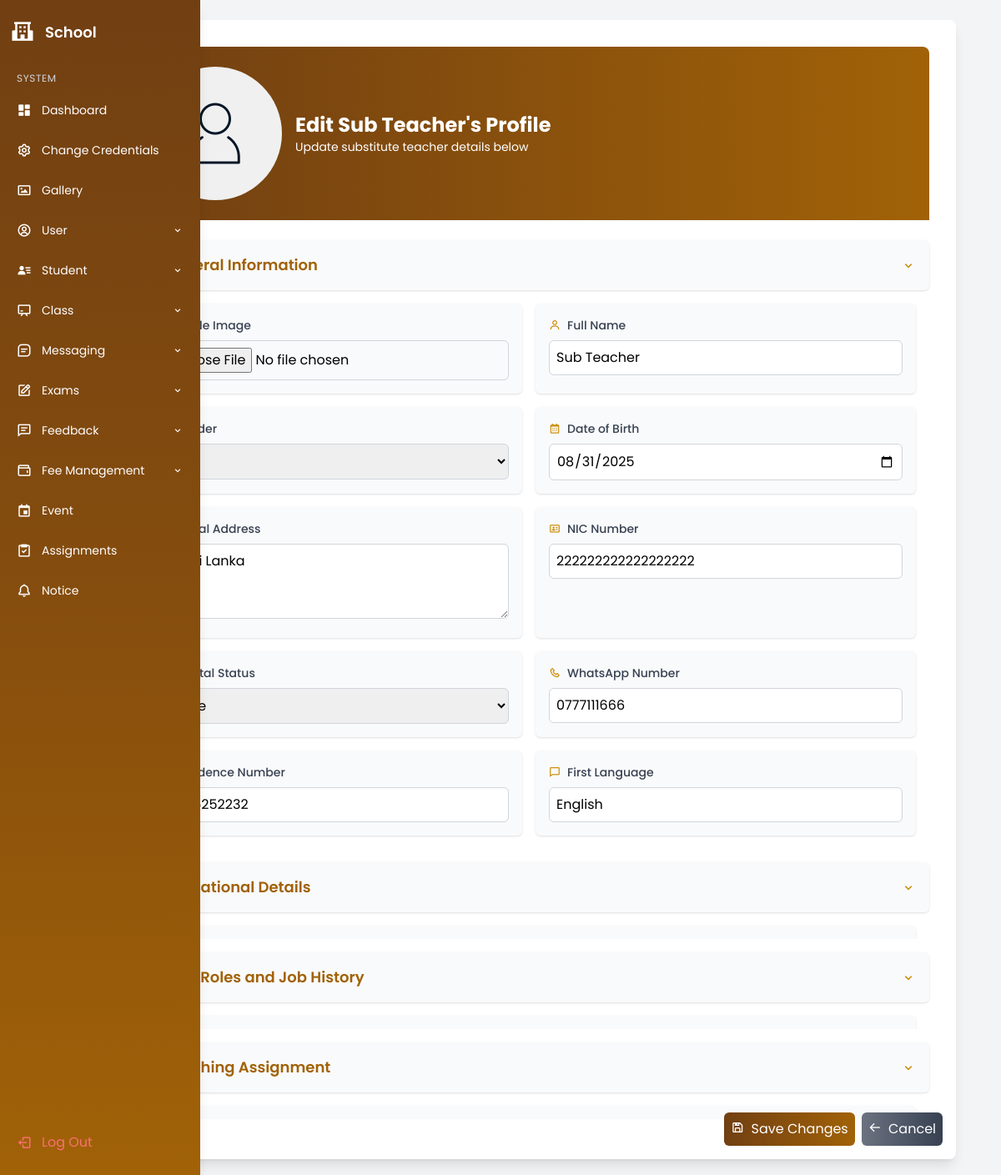
The page /edit_sub_teacher_profile.php?username=subteacher (signed in) on the database its author committed.
### tables this page shows
CREATE TABLE `noclass_teacher` (
  `id` int(11) NOT NULL,
  `username` varchar(50) DEFAULT NULL,
  `full_name` varchar(255) NOT NULL,
  `gender` enum('Male','Female') NOT NULL,
  `date_of_birth` date NOT NULL,
  `postal_address` text NOT NULL,
  `ethnicity` varchar(255) DEFAULT NULL,
  `nic_number` varchar(50) NOT NULL,
  `marital_status` enum('Single','Married') NOT NULL,
  `whatsapp_number` varchar(15) DEFAULT NULL,
  `residence_number` varchar(15) DEFAULT NULL,
  `first_language` varchar(50) DEFAULT NULL,
  `profile_image` varchar(255) DEFAULT NULL,
  `subject_id` int(11) DEFAULT NULL,
  `teaching_classes` longtext DEFAULT NULL CHECK (json_valid(`teaching_classes`))
);

### edit_sub_teacher_profile.php (the view, shortened to what this page needs)
<?php
require_once 'database_connection.php';
$username_filter = isset($_GET['username']) ? $_GET['username'] : '';
$sql_teacher = "
    SELECT
        t.*,
        s.subject_name,
        ed.other_educational_qualification,
        ed.professional_qualification,
        ed.extra_curricular_activities,
        ed.work_experience
    FROM noclass_teacher t
    LEFT JOIN subjects s ON t.subject_id = s.id
    LEFT JOIN educational_details ed ON t.username = ed.username
    WHERE t.username = ?";
$stmt = $conn->prepare($sql_teacher);
$stmt->bind_param("s", $username_filter);
$stmt->execute();
$teacher_details = $stmt->get_result()->fetch_assoc();
?>
<!DOCTYPE html>
<html lang="en">
<head>
    <script src="https://cdn.tailwindcss.com"></script>
    <link rel="stylesheet" href="https://cdn.jsdelivr.net/npm/boxicons@latest/css/boxicons.min.css">
</head>
<body class="bg-gray-100 min-h-screen">
    <?php include('navbar.php'); ?>
    <main class="ml-[68px] p-6">
        <div class="container max-w-5xl mx-auto bg-white p-8 rounded-lg shadow-lg hover:shadow-2xl transition-all duration-300 animate-bounceIn">
            <form method="POST" enctype="multipart/form-data" id="editProfileForm">
                <div class="profile-header bg-gradient-to-r from-yellow-900 to-yellow-700 text-white p-6 rounded-t-lg flex flex-col sm:flex-row items-center gap-4">
                    <div class="profile-img-container relative">
                        <?php if (!empty($teacher_details['profile_image']) && file_exists($teacher_details['profile_image'])): ?>
                            <img id="profileImagePreview" src="<?php echo htmlspecialchars($teacher_details['profile_image']); ?>" alt="Profile Image of <?php echo htmlspecialchars($teacher_details['full_name']); ?>" class="profile-img w-40 h-40 object-cover rounded-full transition-transform duration-300">
                        <?php else: ?>
                            <img id="profileImagePreview" src="./Resources/default_profile.png" alt="Default Profile Image" class="profile-img w-40 h-40 object-cover rounded-full transition-transform duration-300">
                        <?php endif; ?>
                    </div>
                    <div class="text-center sm:text-left">
                        <h2 class="text-2xl font-bold">Edit <?php echo htmlspecialchars($teacher_details['full_name']); ?>'s Profile</h2>
                        <p class="text-sm">Update substitute teacher details below</p>
                    </div>
                </div>
                <div class="accordion mt-6">
                    <div class="accordion-item mb-4">
                        <button type="button" class="accordion-header w-full bg-gray-50 p-4 rounded-md shadow hover:shadow-lg transition duration-200 text-left text-lg font-semibold text-yellow-700 flex items-center" aria-expanded="true" aria-controls="general-content">
                            <i class='bx bx-user mr-2 text-yellow-600'></i> General Information
                            <i class='bx bx-chevron-down ml-auto text-yellow-600'></i>
                        </button>
                        <div id="general-content" class="accordion-content open grid grid-cols-1 md:grid-cols-2 gap-4 p-4">
                            <div class="card bg-gray-50 p-4 rounded-md shadow hover:shadow-lg transition duration-200">
                                <label class="flex items-center text-sm font-medium text-gray-700 mb-2">
                                    <i class='bx bx-image mr-2 text-yellow-600'></i> Profile Image
                                </label>
                                <input type="file" name="profile_image" accept="image/*" class="p-2 border border-gray-300 rounded-md focus:ring-2 focus:ring-yellow-600 focus:border-yellow-600 transition duration-200 w-full" onchange="previewImage(event)" aria-label="Profile Image">
                            </div>
                            <div class="card bg-gray-50 p-4 rounded-md shadow hover:shadow-lg transition duration-200">
                                <label class="flex items-center text-sm font-medium text-gray-700 mb-2">
                                    <i class='bx bx-user mr-2 text-yellow-600'></i> Full Name
                                </label>
                                <input type="text" name="full_name" value="<?php echo htmlspecialchars($teacher_details['full_name']); ?>" required
                                       class="p-2 border border-gray-300 rounded-md focus:ring-2 focus:ring-yellow-600 focus:border-yellow-600 transition duration-200 w-full" aria-label="Full Name">
                            </div>
                            <div class="card bg-gray-50 p-4 rounded-md shadow hover:shadow-lg transition duration-200">
                                <label class="flex items-center text-sm font-medium text-gray-700 mb-2">
                                    <i class='bx bx-male-female mr-2 text-yellow-600'></i> Gender
                                </label>
                                <select name="gender" required class="p-2 border border-gray-300 rounded-md focus:ring-2 focus:ring-yellow-600 focus:border-yellow-600 transition duration-200 w-full" aria-label="Gender">
                                    <option value="Male" <?php echo $teacher_details['gender'] === 'Male' ? 'selected' : ''; ?>>Male</option>
                                </select>
                            </div>
                            <div class="card bg-gray-50 p-4 rounded-md shadow hover:shadow-lg transition duration-200">
                                <label class="flex items-center text-sm font-medium text-gray-700 mb-2">
                                    <i class='bx bx-calendar mr-2 text-yellow-600'></i> Date of Birth
                                </label>
                                <input type="date" name="date_of_birth" value="<?php echo htmlspecialchars($teacher_details['date_of_birth']); ?>" required
                                       class="p-2 border border-gray-300 rounded-md focus:ring-2 focus:ring-yellow-600 focus:border-yellow-600 transition duration-200 w-full" aria-label="Date of Birth">
                            </div>
                            <div class="card bg-gray-50 p-4 rounded-md shadow hover:shadow-lg transition duration-200">
                                <label class="flex items-center text-sm font-medium text-gray-700 mb-2">
                                    <i class='bx bx-home mr-2 text-yellow-600'></i> Postal Address
                                </label>
                                <textarea name="postal_address" class="p-2 border border-gray-300 rounded-md focus:ring-2 focus:ring-yellow-600 focus:border-yellow-600 transition duration-200 w-full" rows="3" aria-label="Postal Address"><?php echo htmlspecialchars($teacher_details['postal_address']); ?></textarea>
                            </div>
                            <div class="card bg-gray-50 p-4 rounded-md shadow hover:shadow-lg transition duration-200">
                                <label class="flex items-center text-sm font-medium text-gray-700 mb-2">
                                    <i class='bx bx-id-card mr-2 text-yellow-600'></i> NIC Number
                                </label>
                                <input type="text" name="nic_number" value="<?php echo htmlspecialchars($teacher_details['nic_number']); ?>" required
                                       class="p-2 border border-gray-300 rounded-md focus:ring-2 focus:ring-yellow-600 focus:border-yellow-600 transition duration-200 w-full" aria-label="NIC Number">
                            </div>
                            <div class="card bg-gray-50 p-4 rounded-md shadow hover:shadow-lg transition duration-200">
                                <label class="flex items-center text-sm font-medium text-gray-700 mb-2">
                                    <i class='bx bx-heart mr-2 text-yellow-600'></i> Marital Status
                                </label>
                                <select name="marital_status" class="p-2 border border-gray-300 rounded-md focus:ring-2 focus:ring-yellow-600 focus:border-yellow-600 transition duration-200 w-full" aria-label="Marital Status">
                                    <option value="Single" <?php echo $teacher_details['marital_status'] === 'Single' ? 'selected' : ''; ?>>Single</option>
                                </select>
                            </div>
                            <div class="card bg-gray-50 p-4 rounded-md shadow hover:shadow-lg transition duration-200">
                                <label class="flex items-center text-sm font-medium text-gray-700 mb-2">
                                    <i class='bx bx-phone mr-2 text-yellow-600'></i> WhatsApp Number
                                </label>
                                <input type="text" name="whatsapp_number" value="<?php echo htmlspecialchars($teacher_details['whatsapp_number']); ?>"
                                       class="p-2 border border-gray-300 rounded-md focus:ring-2 focus:ring-yellow-600 focus:border-yellow-600 transition duration-200 w-full" aria-label="WhatsApp Number">
                            </div>
                            <div class="card bg-gray-50 p-4 rounded-md shadow hover:shadow-lg transition duration-200">
                                <label class="flex items-center text-sm font-medium text-gray-700 mb-2">
                                    <i class='bx bx-phone mr-2 text-yellow-600'></i> Residence Number
                                </label>
                                <input type="text" name="residence_number" value="<?php echo htmlspecialchars($teacher_details['residence_number']); ?>"
                                       class="p-2 border border-gray-300 rounded-md focus:ring-2 focus:ring-yellow-600 focus:border-yellow-600 transition duration-200 w-full" aria-label="Residence Number">
                            </div>
                            <div class="card bg-gray-50 p-4 rounded-md shadow hover:shadow-lg transition duration-200">
                                <label class="flex items-center text-sm font-medium text-gray-700 mb-2">
                                    <i class='bx bx-comment mr-2 text-yellow-600'></i> First Language
                                </label>
                                <input type="text" name="first_language" value="<?php echo htmlspecialchars($teacher_details['first_language']); ?>"
                                       class="p-2 border border-gray-300 rounded-md focus:ring-2 focus:ring-yellow-600 focus:border-yellow-600 transition duration-200 w-full" aria-label="First Language">
                            </div>
                        </div>
                    </div>
                    <div class="accordion-item mb-4">
                        <button type="button" class="accordion-header w-full bg-gray-50 p-4 rounded-md shadow hover:shadow-lg transition duration-200 text-left text-lg font-semibold text-yellow-700 flex items-center" aria-expanded="false" aria-controls="education-content">
                            <i class='bx bx-book-alt mr-2 text-yellow-600'></i> Educational Details
                            <i class='bx bx-chevron-down ml-auto text-yellow-600'></i>
                        </button>
                        <div id="education-content" class="accordion-content grid grid-cols-1 gap-4 p-4">
                            <div class="card bg-gray-50 p-4 rounded-md shadow hover:shadow-lg transition duration-200">
                            </div>
                        </div>
                    </div>
                    <div class="accordion-item mb-4">
                        <button type="button" class="accordion-header w-full bg-gray-50 p-4 rounded-md shadow hover:shadow-lg transition duration-200 text-left text-lg font-semibold text-yellow-700 flex items-center" aria-expanded="false" aria-controls="roles-content">
                            <i class='bx bx-briefcase mr-2 text-yellow-600'></i> Past Roles and Job History
                            <i class='bx bx-chevron-down ml-auto text-yellow-600'></i>
                        </button>
                        <div id="roles-content" class="accordion-content grid grid-cols-1 gap-4 p-4">
                            <div class="card bg-gray-50 p-4 rounded-md shadow hover:shadow-lg transition duration-200">
                            </div>
                        </div>
                    </div>
                    <div class="accordion-item mb-4">
                        <button type="button" class="accordion-header w-full bg-gray-50 p-4 rounded-md shadow hover:shadow-lg transition duration-200 text-left text-lg font-semibold text-yellow-700 flex items-center" aria-expanded="false" aria-controls="teaching-content">
                            <i class='bx bx-chalkboard mr-2 text-yellow-600'></i> Teaching Assignment
                            <i class='bx bx-chevron-down ml-auto text-yellow-600'></i>
                        </button>
                        <div id="teaching-content" class="accordion-content grid grid-cols-1 gap-4 p-4">
                            <div class="card bg-gray-50 p-4 rounded-md shadow hover:shadow-lg transition duration-200">
                            </div>
                        </div>
                    </div>
                </div>
                <div class="action-bar no-print fixed bottom-4 right-4 z-40 flex flex-col sm:flex-row gap-2">
                    <button type="submit" class="p-2 bg-gradient-to-r from-yellow-900 to-yellow-700 text-white rounded-md btn-gradient hover:bg-yellow-800 transition duration-200 hover-loop" aria-label="Save profile changes">
                        <i class='bx bx-save mr-1'></i> Save Changes
                    </button>
                    <a href="./sub_teacher_profile.php?username=<?php echo urlencode($teacher_details['username']); ?>"
                       class="p-2 bg-gradient-to-r from-gray-500 to-gray-700 text-white rounded-md btn-gradient hover:bg-gray-800 transition duration-200 hover-loop"
                       aria-label="Cancel and return to profile">
                        <i class='bx bx-arrow-back mr-1'></i> Cancel
                    </a>
                </div>
            </form>
        </div>
    </main>
</body>
</html>

### edit_sub_teacher_profile.php (style rules this page uses)
body { font-family: 'Poppins', sans-serif; }
.animate-bounceIn { animation: bounceIn 0.6s ease-out forwards; }
.btn-gradient { position: relative; overflow: hidden; }
.btn-gradient::before { content: ''; position: absolute; top: 0; left: -100%; width: 100%; height: 100%; background: linear-gradient(90deg, transparent, rgba(255, 255, 255, 0.3), transparent); transition: left 0.5s ease; }
.hover-loop { animation: pulse 2s infinite; }
.profile-img-container { position: relative; display: inline-block; }
.profile-img-container::before { content: ''; position: absolute; top: -4px; left: -4px; right: -4px; bottom: -4px; border-radius: 50%; background: linear-gradient(45deg, #7c2d12, #eab308); z-index: -1; }
.accordion-content { max-height: 0; overflow: hidden; transition: max-height 0.3s ease-out; }
.accordion-content.open { max-height: 1500px; }

### navbar.php (style rules this page uses)
body { font-family: 'Poppins', sans-serif; }

### rows shown on the page
noclass_teacher: full_name "Sub Teacher", gender "Male", date_of_birth "08/31/2025", postal_address "123 Sri Lanka", nic_number "222222222222222222", marital_status "Single", whatsapp_number "0777111666", residence_number "07775252232", first_language "English"
